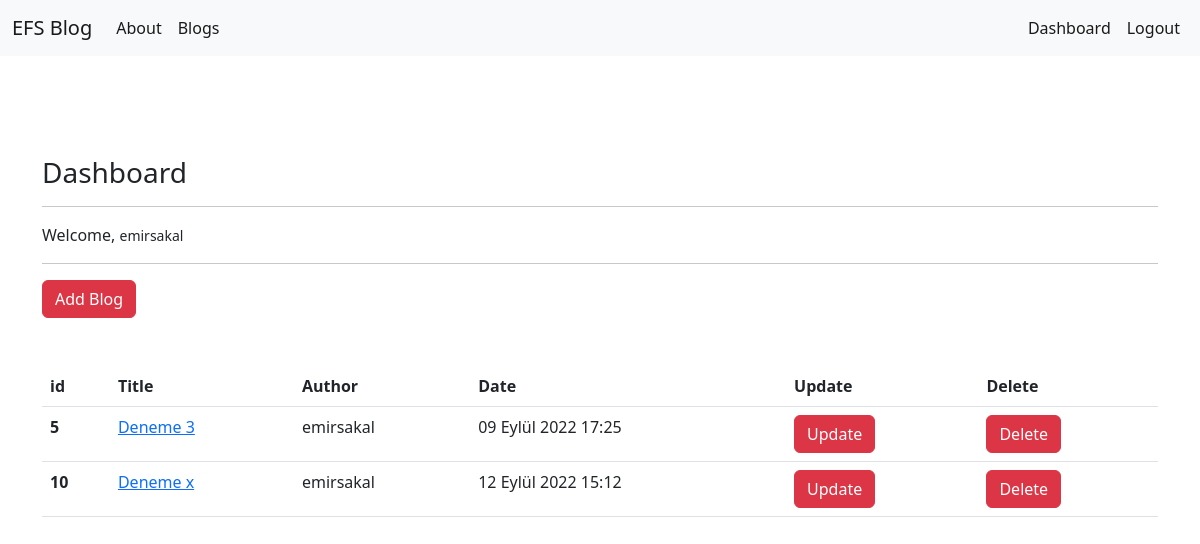
Before: /blogs/dashboard/ (signed in) with the older database file.
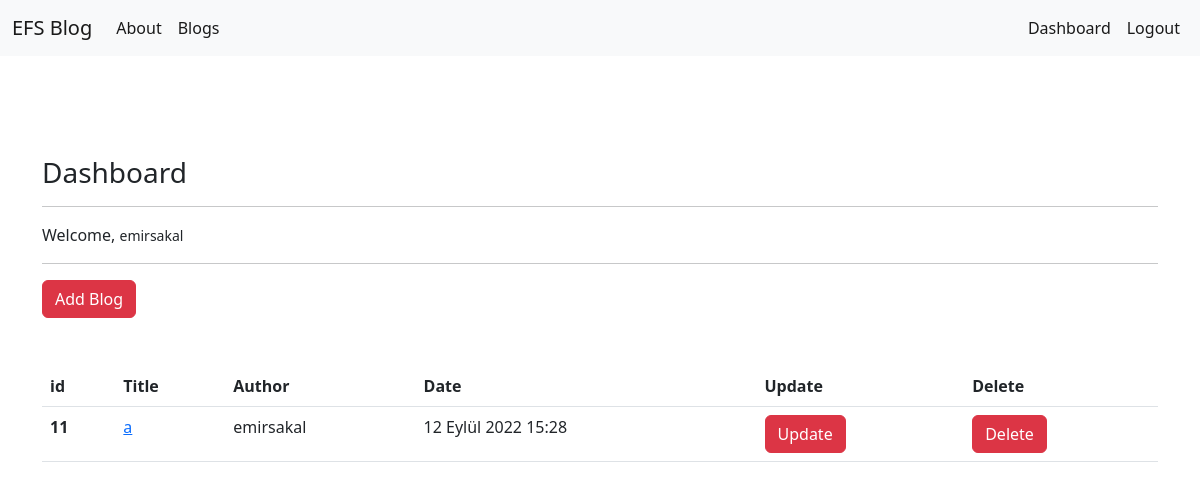
After: the same page with the newer database file.
### article/models.py (models this page shows, shortened)
class Article(models.Model):
    author = models.ForeignKey("auth.User", on_delete = models.CASCADE,verbose_name= "Author ")
    title = models.CharField(max_length = 50, verbose_name= "Title ")
    content = RichTextField()
    created_date = models.DateTimeField(auto_now_add=True, verbose_name= "Created Date")

### article/views.py (the view)
# urls.py: path('dashboard/',views.dashboard,name = "dashboard"),
def dashboard(request):
    articles = Article.objects.filter(author = request.user)
    context = {
        "articles" : articles
    }
    return render(request,"dashboard.html",context)

### templates/dashboard.html
{% extends 'layout.html' %}
{% block body %}
<h3> Dashboard </h3>
<hr>
<p>
    Welcome, <small>{{request.user.username}}</small>
</p>
<hr>
<a class = "btn btn-danger" href = "/blogs/addblog"> Add Blog </a>
<br><br><br>
{% if articles %}
    <table class="table">
        <thead>
        <tr>
            <th scope="col">id</th>
            <th scope="col">Title</th>
            <th scope="col">Author</th>
            <th scope="col">Date</th>
            <th scope="col">Update</th>
            <th scope="col">Delete</th>
        </tr>
        </thead>
        <tbody>
            {% for article in articles %}
                <tr>
                    <th scope="row">{{article.id}}</th>
                    <td><a href = "/blogs/blog/{{article.id}}">{{article.title}}</a></td>
                    <td>{{article.author.username}}</td>
                    <td>{{article.created_date}}</td>
                    <td><a href="/blogs/update/{{article.id}}" class = "btn btn-danger">Update</a></td>
                    <td><a href="/blogs/delete/{{article.id}}" class = "btn btn-danger">Delete</a></td>
                </tr>
            {% endfor %}
        </tbody>
    </table>
{% else %}
    <div class ="alert alert-danger"> You did not write any blog.</div>
{% endif %}
{% endblock body %}

### templates/layout.html (shortened to what this page needs)
<!DOCTYPE html>
{% load static %}
<html lang="en">
<head>
    <link rel="stylesheet" href="{% static 'css/bootstrap.min.css' %}">
</head>
<body>
    {% include "includes/navbar.html" %}
    <div style = "margin-top : 100px;" class = "container">
        {% block body %}
        {% endblock body %}
    </div>
</body>
</html>

### templates/includes/navbar.html (shortened to what this page needs)
<nav class="navbar navbar-expand-lg bg-light">
    <div class="container-fluid">
      <a class="navbar-brand" href="/">EFS Blog</a>
      <div class="collapse navbar-collapse" id="navbarNav">
        <ul class="navbar-nav me-auto">
          <li class="nav-item">
            <a class="nav-link active" aria-current="page" href="/about">About</a>
          </li>
          <li class="nav-item">
            <a class="nav-link active" aria-current="page" href="/blogs">Blogs</a>
          </li>
        </ul>
        <ul class="navbar-nav ms-auto">
          {% if request.user.is_authenticated %}
            <li class="nav-item">
              <a class="nav-link active" aria-current="page" href="/blogs/dashboard">Dashboard</a>
            </li>
            <li class="nav-item">
              <a class="nav-link active" aria-current="page" href="/user/logout">Logout</a>
            </li>
          {% endif %}
        </ul>
      </div>
    </div>
  </nav>

Changed rows visible on the page:
removed Article: id "5", title "Deneme 3", author.username "emirsakal", created_date "09 Eylül 2022 17:25"
removed Article: id "10", title "Deneme x", author.username "emirsakal", created_date "12 Eylül 2022 15:12"
added Article: id "11", title "a", author.username "emirsakal", created_date "12 Eylül 2022 15:28"
